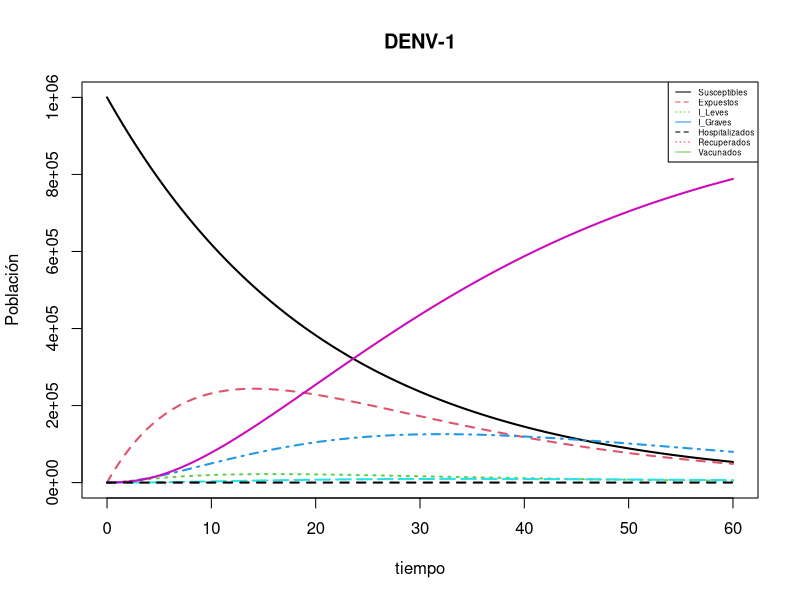
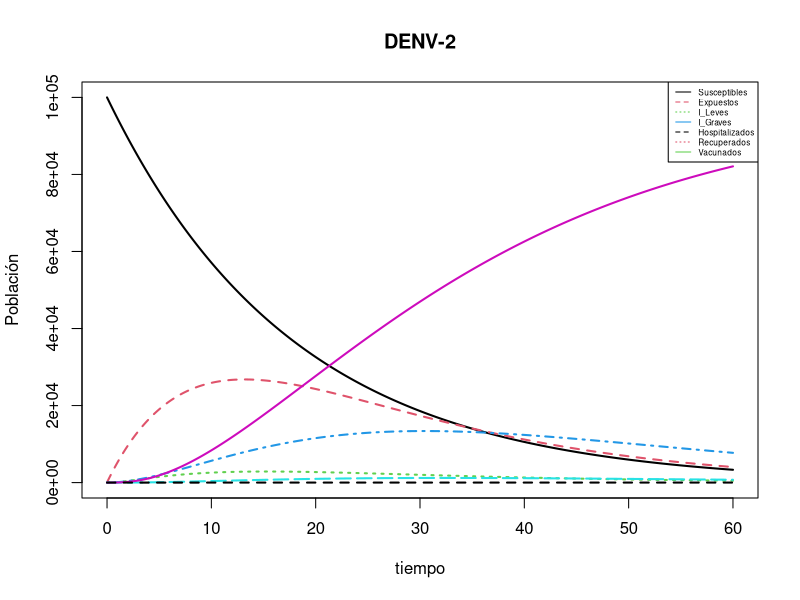
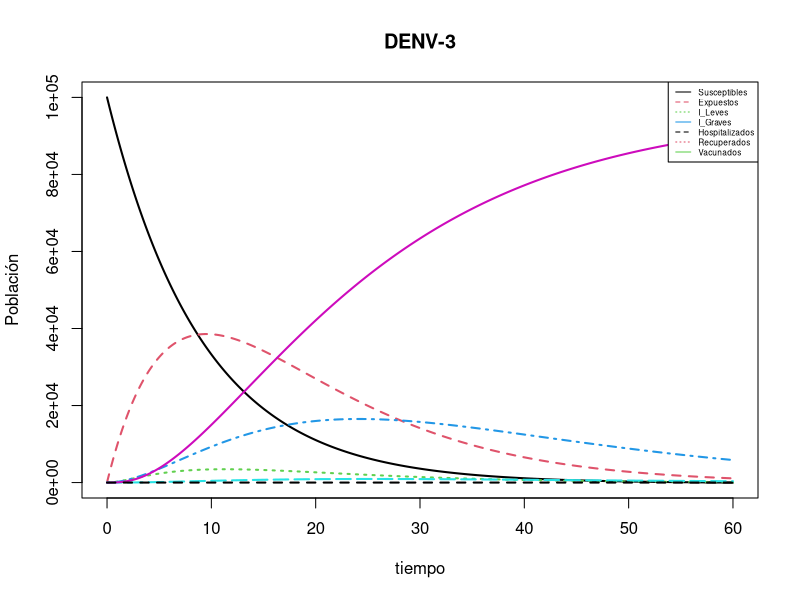
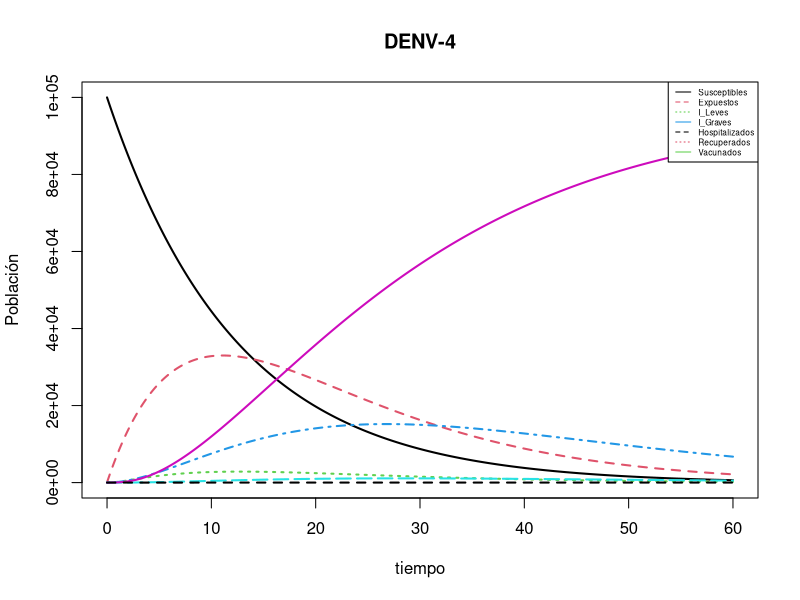

Write the R code that produced these figures, in order.
##########        MODELO  DENGUE      ##########
library(deSolve)

SEIHRV <- function (t, estado, parametros) {
  with (as.list (c(estado, parametros)) , {
    dS <- mu - beta*S - gamma*p*R + rho*V - mu*S
    dE <- beta*S - sigma*p*E - sigma*E*(1 - p) - mu*E
    dI <- sigma*(1-p)*E - alpha*I - (mu + K)*I
    dG <- sigma*p*E - delta*G - (mu + K)*G
    dH <- delta*G - epsilon*H - mu*H
    dR <- epsilon*H + alpha*I - gamma*p*R - mu*R - lambda*(1-p)*R
    dV <- lambda*(1-p)*R - rho*V - mu*V
    list(c(dS, dE, dI, dG, dH, dR, dV))
  })
}

#### DENV 1 
pars_d1 <- c ( mu =0.0000169 , beta = 0.048, gamma = 0.00063, rho = 0.543 , 
               sigma = 0.1 , alpha = 0.657 , delta = 0.05, 
               epsilon = 0.657, lambda = 7.0002e-05, K = 0.001, p = 0.4)
condiciones_d1 <- c (S= 1000000, E = 10, I = 1000, 
                     G = 30, H = 10, R = 15 , V = 30)
tiempo_d1 <- seq (0, 60, by = 0.05)
out_d1 <- ode(condiciones_d1, tiempo_d1, SEIHRV, pars_d1) 

matplot(out_d1 [ , 1], out_d1 [ , 2:8], type = "l", xlab = "tiempo", 
        ylab = "Población", main = "DENV-1", lwd = 2)
legend ("topright", c("Susceptibles", "Expuestos", "I_Leves",
        "I_Graves", "Hospitalizados", "Recuperados", "Vacunados"), 
        col = 1:4, lty = 1:3, cex= 0.5)



##### DENV 2 
pars_d2 <- c (mu = 0.0000169, p = 0.4, beta = 0.056, gamma = 0.00042, sigma = 0.1 , alpha = 0.552 , delta = 0.05, epsilon = 0.552, lambda = 7.0002e-05, K = 0.001, rho = 0.543)
condiciones_d2 <- c (S= 100000, E=50, I=10, G=2, H=3, R=3 , V = 2)
tiempo_d2 <- seq (0, 60, by = 0.05)
out_d2 <- ode(condiciones_d2, tiempo_d2, SEIHRV, pars_d2) 

matplot(out_d2 [ , 1], out_d2 [ , 2:8], type = "l", xlab = "tiempo", ylab = "Población", 
        main = "DENV-2", lwd = 2)
legend ("topright", c("Susceptibles", "Expuestos", "I_Leves", "I_Graves", "Hospitalizados", "Recuperados", "Vacunados"), 
        col = 1:4, lty = 1:3, cex= 0.5)



##### DENV 3
pars_d3 <- c ( mu =0.0000169 , beta = 0.11, gamma = 0.00056, p = 0.4, sigma = 0.1 , alpha = 0.657 , delta = 0.05 , epsilon = 0.882, lambda = 7.0002e-05, K = 0.001, rho = 0.543)
condiciones_d3 <- c (S= 100000, E=50, I=10, G=2, H=3, R=3 , V = 2)
tiempo_d3 <- seq (0, 60, by = 0.05)
out_d3 <- ode(condiciones_d3, tiempo_d3, SEIHRV, pars_d3) 

matplot(out_d3 [ , 1], out_d3 [ , 2:8], type = "l", xlab = "tiempo", ylab = "Población", 
        main = "DENV-3", lwd = 2)
legend ("topright", c("Susceptibles", "Expuestos", "I_Leves", "I_Graves", "Hospitalizados", "Recuperados", "Vacunados"), 
        col = 1:4, lty = 1:3, cex= 0.5)



##### DENV 4 
pars_d4 <- c ( mu =0.0000169 , beta = 0.081, gamma = 0.00053, p = 0.4, sigma = 0.1, alpha = 0.687 , delta = 0.05, epsilon = 0.687, lambda = 7.0002e-05, K = 0.001, rho = 0.543)
condiciones_d4 <- c (S= 100000, E=50, I=10, G=2, H=3, R=3 , V = 2)
tiempo_d4 <- seq (0, 60, by = 0.05)
out_d4 <- ode(condiciones_d4, tiempo_d4, SEIHRV, pars_d4) 

matplot(out_d4 [ , 1], out_d4 [ , 2:8], type = "l", xlab = "tiempo", ylab = "Población", 
        main = "DENV-4", lwd = 2)
legend ("topright", c("Susceptibles", "Expuestos", "I_Leves", "I_Graves", "Hospitalizados", "Recuperados", "Vacunados"), 
        col = 1:4, lty = 1:3, cex= 0.5)
